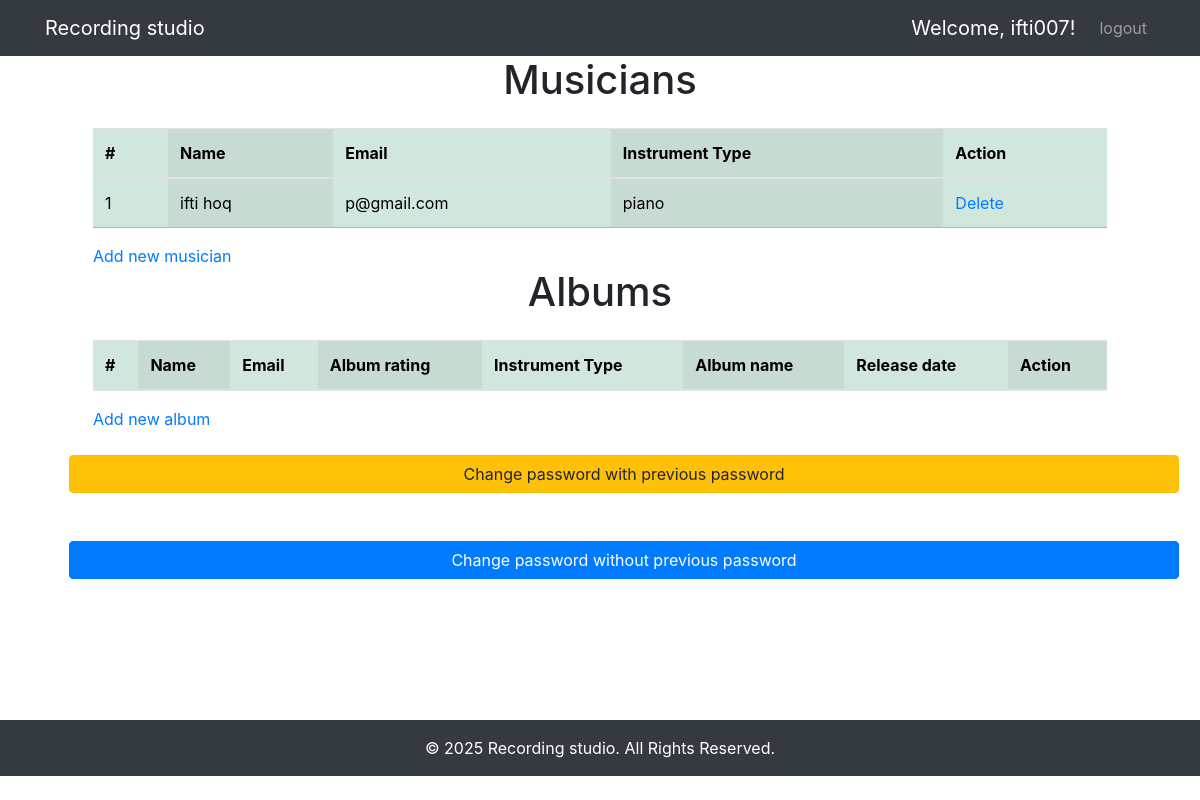
The page /profile/ (signed in) on the database as committed earlier.
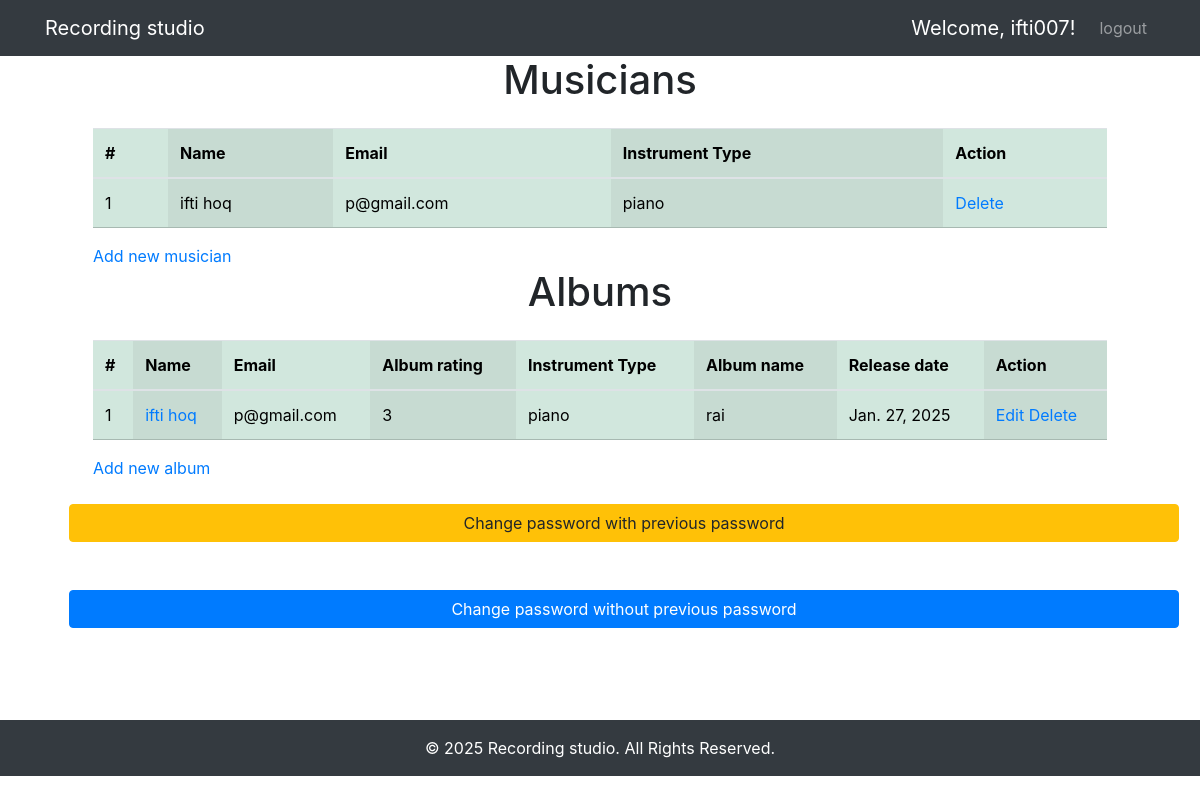
The same page on the database as committed later.
### musician/models.py (models this page shows, shortened)
class Musician(models.Model):
    ins_choices = [
        ('guitar', 'Guitar'),
        ('piano', 'Piano'),
        ('other', 'Other'),
    ]
    first_name = models.CharField(max_length=100)
    last_name = models.CharField(max_length=100)
    email = models.EmailField(unique=True)
    phone_number = models.CharField(max_length=15)
    instrument_type = models.CharField(max_length=50, choices=ins_choices)

### album/models.py (models this page shows, shortened)
class Album(models.Model):
    ratings = [
        (1, '1 star'),
        (2, '2 star'),
        (3, '3 star'),
        (4, '4 star'),
        (5, '5 star'),
    ]
    name = models.CharField(max_length=255)
    musician = models.ForeignKey(
        Musician,
        on_delete=models.CASCADE,
        related_name='albums'
    )
    release_date = models.DateField()
    rating = models.PositiveSmallIntegerField(
        choices=ratings,
    )

### recordingstudio/views.py (the view)
# urls.py: path('profile/', views.ProfilePage, name='profile'),
@login_required
def ProfilePage(request):
    mdata =  mmodels.Musician.objects.all()
    adata =  amodels.Album.objects.all()
    return render(request, 'profile.html', {'mdata': mdata, 'adata': adata})

### templates/profile.html
{% extends 'base.html' %}
{% block content %}
<div class="container">
<h1 class="text-center mb-4">Musicians</h1>
<div class="ms-5 me-5">
<table class="table table-success table-striped-columns">
    <thead>
        <tr>
            <th>#</th>
            <th>Name</th>
            <th>Email</th>
            <th>Instrument Type</th>
            <th>Action</th>
        </tr>
    </thead>
{% if mdata %}
    {% for musician in mdata %}
    <tr>
        <td>{{ forloop.counter }}</td>
        <td>{{ musician.first_name }} {{ musician.last_name }}</a></td>
        <td>{{ musician.email }}</td>
        <td>{{ musician.instrument_type }}</td>
        <td><a href="{% url 'deletemusician' id=musician.id %}">Delete</a></td>
    </tr>
    {% endfor %}
{% endif %}
    </table>
    <a href="{% url 'addmusician' %}">Add new musician</a>
</div>
<h1 class="text-center mb-4">Albums</h1>
<div class="ms-5 me-5">
<table class="table table-success table-striped-columns">
    <thead>
        <tr>
            <th>#</th>
            <th>Name</th>
            <th>Email</th>
            <th>Album rating</th>
            <th>Instrument Type</th>
            <th>Album name</th>
            <th>Release date</th>
            <th>Action</th>
        </tr>
    </thead>
{% if mdata %}
    {% for album in adata %}
    <tr>
        <td>{{ forloop.counter }}</td>
        <td><a href="{% url 'updatemusician' id=album.musician.id  %}">{{ album.musician.first_name }} {{ album.musician.last_name }}</a></td>
        <td>{{ album.musician.email }}</td>
        <td>{{ album.rating }}</td>
        <td>{{ album.musician.instrument_type }}</td>
        <td>{{ album.name }}</td>
        <td>{{ album.release_date }}</td>
        <td><a href="{% url 'updatealbum' id=album.id %}">Edit</a>
        <a href="{% url 'deletealbum' id=album.id  %}">Delete</a></td>
    </tr>
    {% endfor %}
{% endif %}
    </table>
    <a href="{% url 'addalbum' %}">Add new album</a>
</div>
    <a href="{% url 'changepasswithprev' %}"  class="btn btn-warning w-100 m-4">Change password with previous password</a>
    <a href="{% url 'changepasswithoutprev' %}" class="btn btn-primary w-100  m-4">Change password without previous password</a>
</div>
{% endblock %}

Rows that differ between the two databases and show on the page:
added Album: musician.first_name "ifti", musician.last_name "hoq", musician.email "p@gmail.com", rating "3", musician.instrument_type "piano", name "rai", release_date "Jan. 27, 2025"
